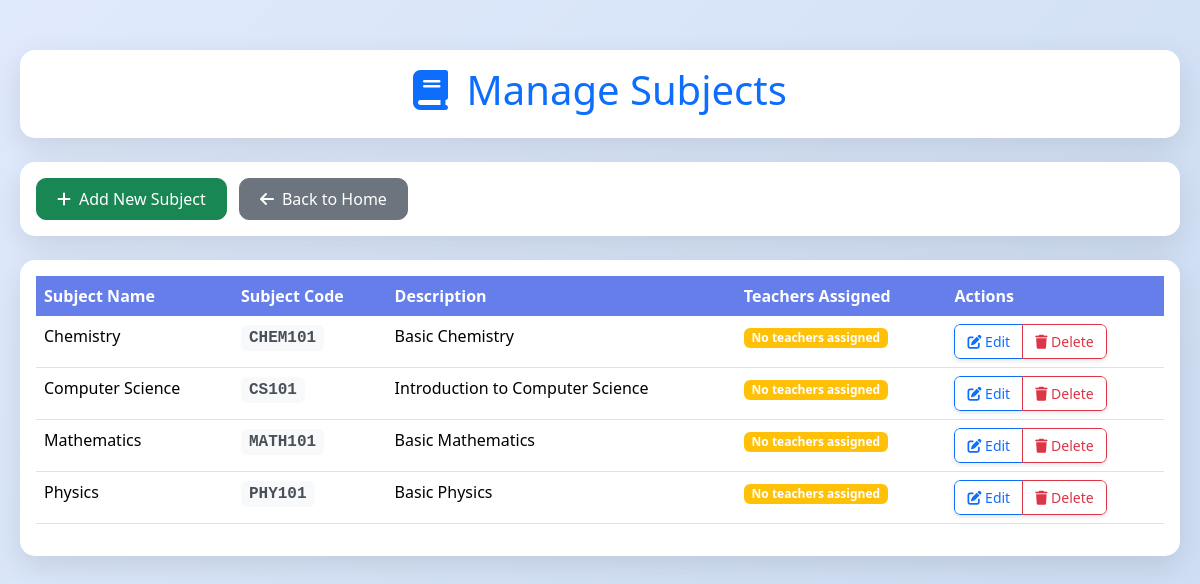
The page /manage_subjects on the database as committed earlier.
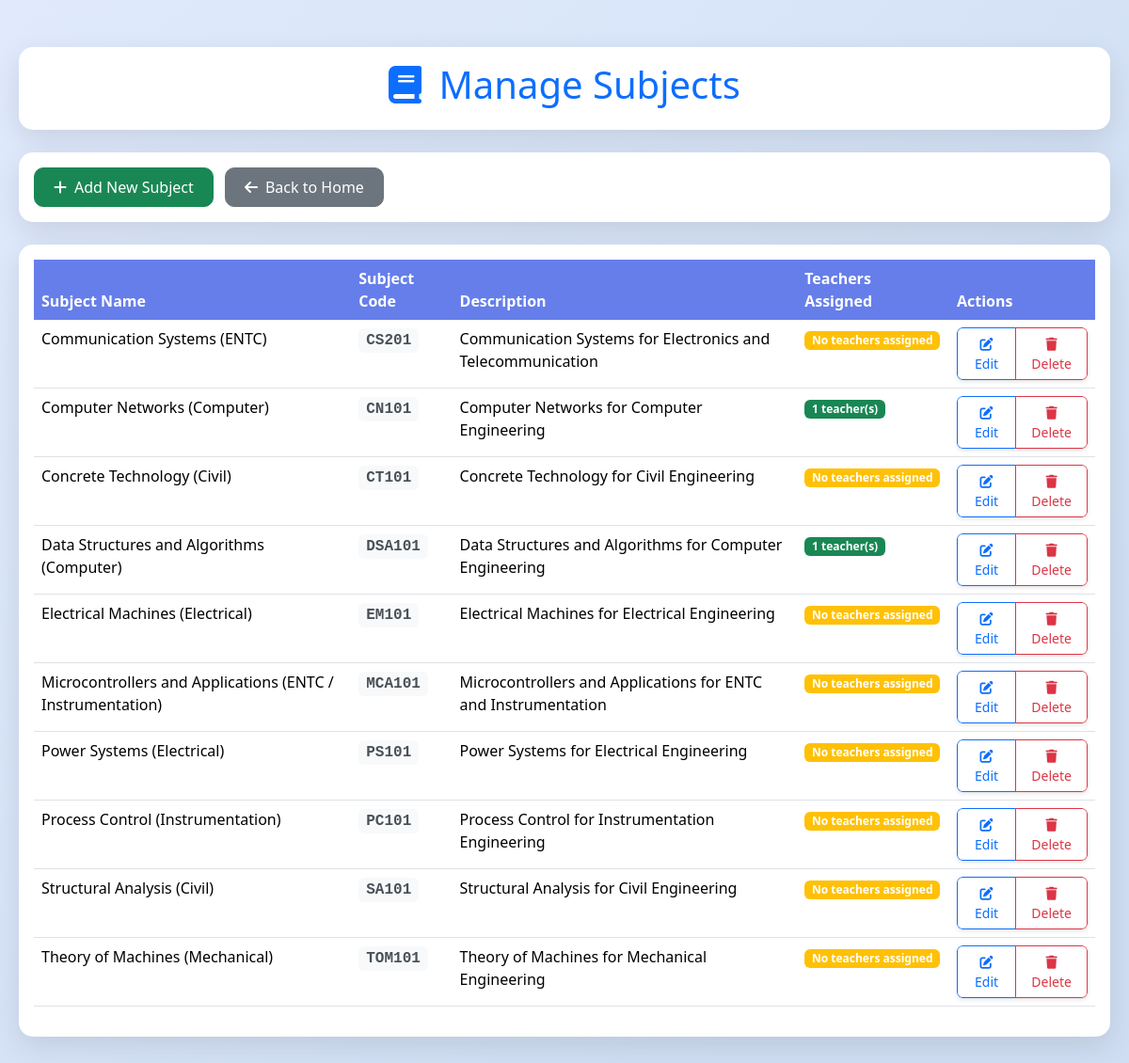
The same page on the database as committed later.
### tables this page shows
CREATE TABLE subjects (
        id INTEGER PRIMARY KEY AUTOINCREMENT,
        subject_name TEXT UNIQUE,
        subject_code TEXT UNIQUE,
        description TEXT,
        created_at TIMESTAMP DEFAULT CURRENT_TIMESTAMP
    );

### main.py (the view)
@app.route('/manage_subjects')
def manage_subjects():
    conn = sqlite3.connect('database.db')
    conn.row_factory = sqlite3.Row
    cur = conn.cursor()
    cur.execute('''
        SELECT s.id, s.subject_name, s.subject_code, s.description,
               COUNT(ts.teacher_id) as teacher_count
        FROM subjects s
        LEFT JOIN teacher_subjects ts ON s.id = ts.subject_id
        GROUP BY s.id, s.subject_name, s.subject_code, s.description
        ORDER BY s.subject_name
    ''')
    subjects = cur.fetchall()
    conn.close()
    return render_template('manage_subjects.html', subjects=subjects)

### templates/manage_subjects.html (shortened to what this page needs)
<!DOCTYPE html>
<html lang="en">
<head>
    <link rel="stylesheet" href="https://cdn.jsdelivr.net/npm/bootstrap@5.3.3/dist/css/bootstrap.min.css">
    <link rel="stylesheet" href="https://cdnjs.cloudflare.com/ajax/libs/font-awesome/6.4.0/css/all.min.css">
</head>
<body>
    <div class="main-container">
        <div class="card mb-4">
            <div class="card-body text-center">
                <h1 class="card-title text-primary">
                    <i class="fas fa-book me-2"></i>
                    Manage Subjects
                </h1>
            </div>
        </div>
        <div class="card mb-4">
            <div class="card-body">
                <button class="btn btn-success btn-custom" data-bs-toggle="modal" data-bs-target="#addSubjectModal">
                    <i class="fas fa-plus me-2"></i>Add New Subject
                </button>
                <a href="{{ url_for('home') }}" class="btn btn-secondary btn-custom ms-2">
                    <i class="fas fa-arrow-left me-2"></i>Back to Home
                </a>
            </div>
        </div>
        <div class="card">
            <div class="card-body">
                <div class="table-responsive">
                    <table class="table table-hover">
                        <thead>
                            <tr>
                                <th>Subject Name</th>
                                <th>Subject Code</th>
                                <th>Description</th>
                                <th>Teachers Assigned</th>
                                <th>Actions</th>
                            </tr>
                        </thead>
                        <tbody>
                            {% for subject in subjects %}
                            <tr>
                                <td>{{ subject.subject_name }}</td>
                                <td><span class="subject-code">{{ subject.subject_code }}</span></td>
                                <td>{{ subject.description or 'No description' }}</td>
                                <td>
                                    {% if subject.teacher_count > 0 %}
                                        <span class="badge bg-success">{{ subject.teacher_count }} teacher(s)</span>
                                    {% else %}
                                        <span class="badge bg-warning">No teachers assigned</span>
                                    {% endif %}
                                </td>
                                <td>
                                    <div class="btn-group" role="group" aria-label="Subject actions">
                                        <button class="btn btn-outline-primary btn-sm" onclick="editSubject({{ subject.id }}, '{{ subject.subject_name }}', '{{ subject.subject_code }}', '{{ subject.description or '' }}')">
                                            <i class="fas fa-edit"></i> Edit
                                        </button>
                                        <button class="btn btn-outline-danger btn-sm" onclick="deleteSubject({{ subject.id }}, '{{ subject.subject_name }}')">
                                            <i class="fas fa-trash"></i> Delete
                                        </button>
                                    </div>
                                </td>
                            </tr>
                            {% endfor %}
                        </tbody>
                    </table>
                </div>
            </div>
        </div>
    </div>
</body>
</html>

### templates/manage_subjects.html (style rules this page uses)
body { background: linear-gradient(135deg, #e0eafc, #cfdef3 80%); min-height: 100vh; font-family: 'Segoe UI', Tahoma, Geneva, Verdana, sans-serif; }
.main-container { max-width: 1200px; margin: 30px auto; padding: 20px; }
.card { border-radius: 15px; box-shadow: 0 10px 30px rgba(0, 0, 0, 0.1); border: none; }
.btn-custom { border-radius: 10px; padding: 8px 20px; font-weight: 500; }
.table th { background-color: #667eea; color: white; border: none; }
.subject-code { background-color: #f8f9fa; padding: 4px 8px; border-radius: 6px; font-family: 'Courier New', monospace; font-weight: bold; color: #495057; }
.btn-group .btn { transition: all 0.3s ease; border-radius: 6px; font-weight: 500; padding: 6px 12px; }
.btn-group .btn:first-child { border-top-right-radius: 0; border-bottom-right-radius: 0; }
.btn-group .btn:last-child { border-top-left-radius: 0; border-bottom-left-radius: 0; }
.btn-group { box-shadow: 0 2px 4px rgba(0, 0, 0, 0.1); border-radius: 6px; overflow: hidden; }

Rows that differ between the two databases and show on the page:
removed subjects: subject_name "Chemistry", subject_code "CHEM101", description "Basic Chemistry", shows "No teachers assigned"
removed subjects: subject_name "Computer Science", subject_code "CS101", description "Introduction to Computer Science", shows "No teachers assigned"
removed subjects: subject_name "Mathematics", subject_code "MATH101", description "Basic Mathematics", shows "No teachers assigned"
removed subjects: subject_name "Physics", subject_code "PHY101", description "Basic Physics", shows "No teachers assigned"
added subjects: subject_name "Communication Systems (ENTC)", subject_code "CS201", description "Communication Systems for Electronics and Telecommunication", shows "No teachers assigned"
added subjects: subject_name "Computer Networks (Computer)", subject_code "CN101", description "Computer Networks for Computer Engineering", teacher_count "1"
added subjects: subject_name "Concrete Technology (Civil)", subject_code "CT101", description "Concrete Technology for Civil Engineering", shows "No teachers assigned"
added subjects: subject_name "Data Structures and Algorithms (Computer)", subject_code "DSA101", description "Data Structures and Algorithms for Computer Engineering", teacher_count "1"
added subjects: subject_name "Electrical Machines (Electrical)", subject_code "EM101", description "Electrical Machines for Electrical Engineering", shows "No teachers assigned"
added subjects: subject_name "Microcontrollers and Applications (ENTC / Instrumentation)", subject_code "MCA101", description "Microcontrollers and Applications for ENTC and Instrumentation", shows "No teachers assigned"
added subjects: subject_name "Power Systems (Electrical)", subject_code "PS101", description "Power Systems for Electrical Engineering", shows "No teachers assigned"
added subjects: subject_name "Process Control (Instrumentation)", subject_code "PC101", description "Process Control for Instrumentation Engineering", shows "No teachers assigned"
added subjects: subject_name "Structural Analysis (Civil)", subject_code "SA101", description "Structural Analysis for Civil Engineering", shows "No teachers assigned"
added subjects: subject_name "Theory of Machines (Mechanical)", subject_code "TOM101", description "Theory of Machines for Mechanical Engineering", shows "No teachers assigned"
